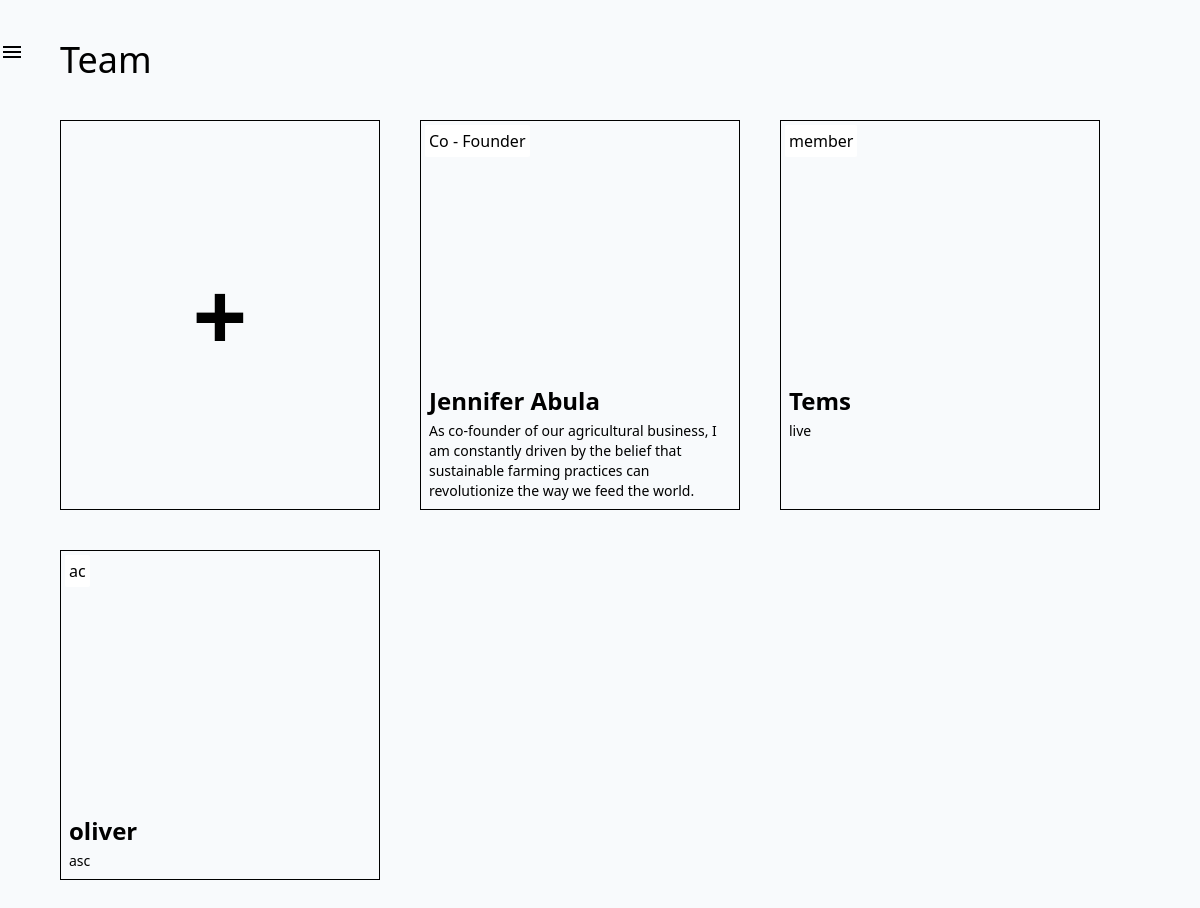
The page /cms_team on the database its author committed.
### Home/models.py (models this page shows, shortened)
class Team(models.Model):
    name = models.CharField(max_length=300)
    position = models.CharField(max_length=300)
    bio = models.TextField(max_length=3000)
    image = models.ImageField(default='image.jpg', upload_to='team_pics')

### Home/views.py (the view)
# urls.py: path('cms_team', views.cms_team, name='cms_team_page'),
def cms_team(request):
    context = {
        'teams' : Team.objects.all()
    }
    return render(request, 'Cms/team.html', context)

### Home/templates/Cms/team.html
{% extends "Cms/cms_base.html" %}
{% block content %}
<header class="text-4xl">Team</header>
<section class="postBox flex gap-10 flex-wrap">
  <a href="{% url 'cms_add_team_page' %}" class="post w-80 flex justify-center items-center">
    <strong class="text-8xl">+</strong>
  </a>
  {% for team in teams %}
  <a href="{% url 'cms_edit_team_page' team.id %}" class="post w-80">
    <div class="bg-[url({{team.image.url}})] bg-center bg-contain w-full bg-no-repeat h-64 relative">
      <span class="absolute top-1 left-1 rounded-sm bg-white p-1">{{team.position}}</span>
    </div>
    <article class="flex flex-col gap-1 w-full px-2 py-2">
      <strong class="text-2xl">{{team.name}}</strong>
      <p class="text-sm">{{team.bio}}</p>
    </article>
  </a>
  {% endfor %}
</section>
{% endblock content %}

### Home/templates/Cms/cms_base.html (shortened to what this page needs)
{% load static %}
<!doctype html>
<html>
<head>
  <script src="https://cdn.tailwindcss.com"></script>
</head>
<body>
  <section class="page flex justify-end">
    <section
      class="sidebar flex flex-col items-center justify-between fixed min-h-screen w-1/5 bg-slate-200 top-0 left-0">
      <button class="material-symbols-outlined absolute left-full" onclick="toggleSidebar()">menu</button>
    </section>
    <main class="min-h-screen bg-slate-50 flex flex-col gap-10 w-4/5">
      {% block content %}
      {% endblock content %}
    </main>
  </section>
</body>
</html>

### Home/templates/Cms/cms_base.html (style rules this page uses)
.post { border: 1px solid black; }
.sidebar { z-index: 1000; padding: 5vh 2%; }
main { padding: 5vh 5%; }
@media all and (max-width:1285px) { .sidebar { width: 300px; left: -300px; } }
@media all and (max-width:1285px) { main { width: 100% !important; } }

### rows shown on the page
Team: position "Co - Founder", name "Jennifer Abula", bio "As co-founder of our agricultural business, I am constantly driven by the belief that sustainable farming practices can revolutionize the way we feed the world."
Team: position "member", name "Tems", bio "live"
Team: position "ac", name "oliver", bio "asc"
